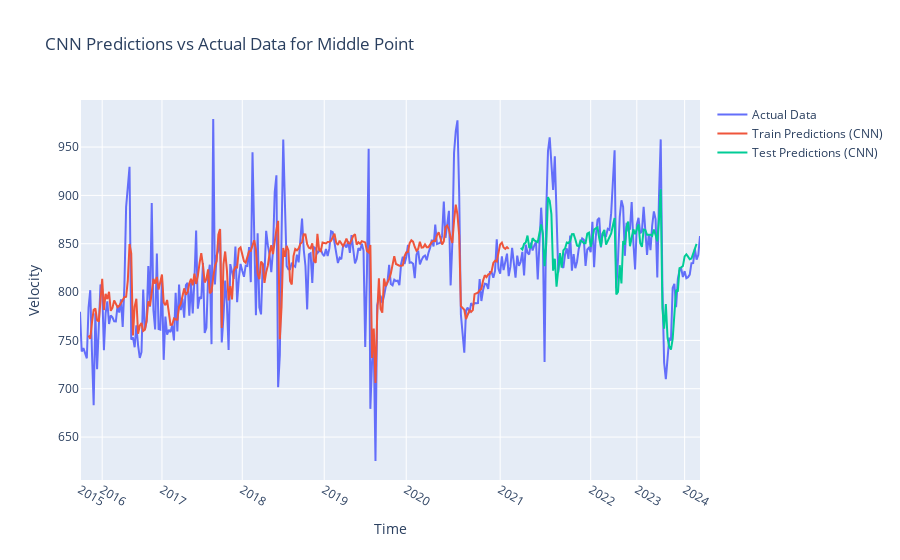

The notebook cell this image was saved under:
### Markdown cell above
### 5. Test CNN

Let's test a convolutional neural network (CNN) to compare to the LSTM.

### Code cell
point_name = 'middle' # 'upstream', 'middle', or 'terminus'
input_file='../data/ai_ready/' + point_name + '_timeseries.csv'

# load the dataset, drop the series column
df = pd.read_csv(input_file)

df.drop(columns="series", inplace=True)
dataset=df['velocity'].values.reshape(-1, 1)

# normalize the dataset
scaler = MinMaxScaler(feature_range=(0, 1))
dataset = scaler.fit_transform(dataset)

# split into train and test sets, 70% test data, 30% training data
train_size = int(len(dataset) * 0.70)
test_size = len(dataset) - train_size
train, test = dataset[0:train_size,:], dataset[train_size:len(dataset),:]

trainX, trainY = create_dataset(train, look_back)
testX, testY = create_dataset(test, look_back)

trainX = trainX[:-1]
trainY = trainY[:-1]

# reshape input to be [samples, time steps, features]
trainX_cnn = np.reshape(trainX, (trainX.shape[0], trainX.shape[1], 1))
testX_cnn = np.reshape(testX, (testX.shape[0], testX.shape[1], 1))

# create and fit the CNN model
cnn_model = Sequential()
cnn_model.add(Conv1D(filters=64, kernel_size=2, activation='relu', input_shape=(look_back, 1)))
cnn_model.add(MaxPooling1D(pool_size=2))
cnn_model.add(Flatten())
cnn_model.add(Dense(50, activation='relu'))
cnn_model.add(Dense(1))
cnn_model.compile(optimizer='adam', loss='mse')
cnn_model.fit(trainX_cnn, trainY, epochs=500, batch_size=32, validation_data=(testX_cnn, testY), verbose=2)

# make predictions
trainPredict_cnn = cnn_model.predict(trainX_cnn)
testPredict_cnn = cnn_model.predict(testX_cnn)

# invert predictions
trainPredict_cnn = scaler.inverse_transform(trainPredict_cnn)
testPredict_cnn = scaler.inverse_transform(testPredict_cnn)

# calculate root mean squared error
trainScore_cnn = math.sqrt(mean_squared_error(trainY, trainPredict_cnn[:,0]))
print('Train Score: %.2f RMSE' % (trainScore_cnn))
testScore_cnn = math.sqrt(mean_squared_error(testY, testPredict_cnn[:,0]))
print('Test Score: %.2f RMSE' % (testScore_cnn))
# shift train predictions for plotting
trainPredictPlot_cnn = np.empty_like(dataset)
trainPredictPlot_cnn[:, :] = np.nan
trainPredictPlot_cnn[look_back:len(trainPredict_cnn) + look_back, :] = trainPredict_cnn

# shift test predictions for plotting
testPredictPlot_cnn = np.empty_like(dataset)
testPredictPlot_cnn[:, :] = np.nan
testPredictPlot_cnn[len(trainPredict_cnn) + (look_back * 2) + 1:len(dataset) - 2, :] = testPredict_cnn

# Create traces
fig_cnn = go.Figure()
fig_cnn.add_trace(go.Scatter(y=scaler.inverse_transform(dataset).flatten(), mode='lines', name='Actual Data'))
fig_cnn.add_trace(go.Scatter(y=trainPredictPlot_cnn.flatten(), mode='lines', name='Train Predictions (CNN)'))
fig_cnn.add_trace(go.Scatter(y=testPredictPlot_cnn.flatten(), mode='lines', name='Test Predictions (CNN)'))

# Update layout for dark theme
fig_cnn.update_layout(title='CNN Predictions vs Actual Data for ' + point_name.capitalize() + ' Point', xaxis_title='Time', yaxis_title='Velocity')
# Update x-axis to show only one tick per year
years = pd.to_datetime(df['time']).dt.year

unique_years = sorted(years.unique())

fig_cnn.update_xaxes(tickvals=[df.index[years == year][0] for year in unique_years], ticktext=unique_years)
fig_cnn.write_image('../figures/8_CNN_preds_' + point_name + '.png')
fig_cnn.show()

### Figure 1 — Plotly figure (JSON) as saved in the notebook; plotly's stock layout.template omitted (floating-point values rounded to 4 significant figures; data arrays with more than 128 entries replaced by an {"elided": "..."} marker saying what was removed)
{"data": [{"mode": "lines", "name": "Actual Data", "type": "scatter", "y": {"elided": "364 float values"}}, {"mode": "lines", "name": "Train Predictions (CNN)", "type": "scatter", "y": {"elided": "364 float values"}}, {"mode": "lines", "name": "Test Predictions (CNN)", "type": "scatter", "y": {"elided": "364 float values"}}], "layout": {"title": {"text": "CNN Predictions vs Actual Data for Middle Point"}, "xaxis": {"ticktext": [2015, 2016, 2017, 2018, 2019, 2020, 2021, 2022, 2023, 2024], "tickvals": [0, 13, 48, 95, 143, 191, 246, 299, 326, 354], "title": {"text": "Time"}}, "yaxis": {"title": {"text": "Velocity"}}}}
